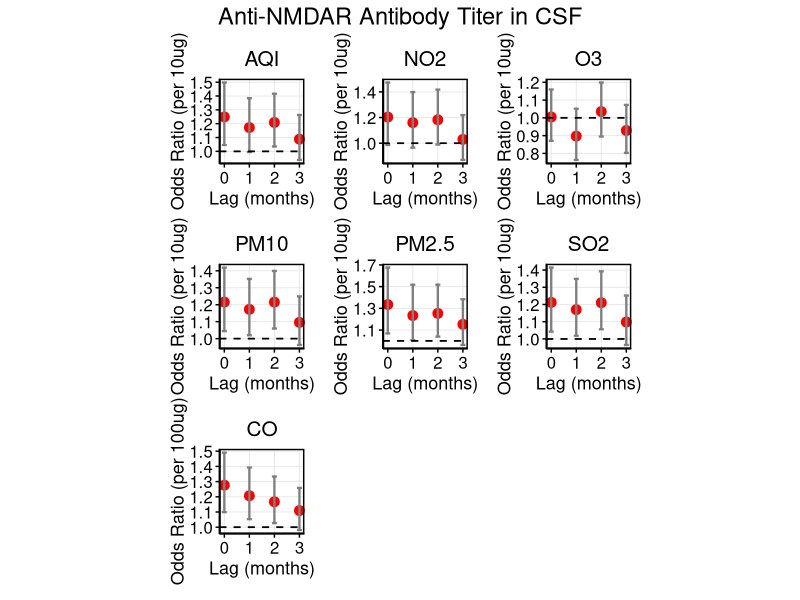
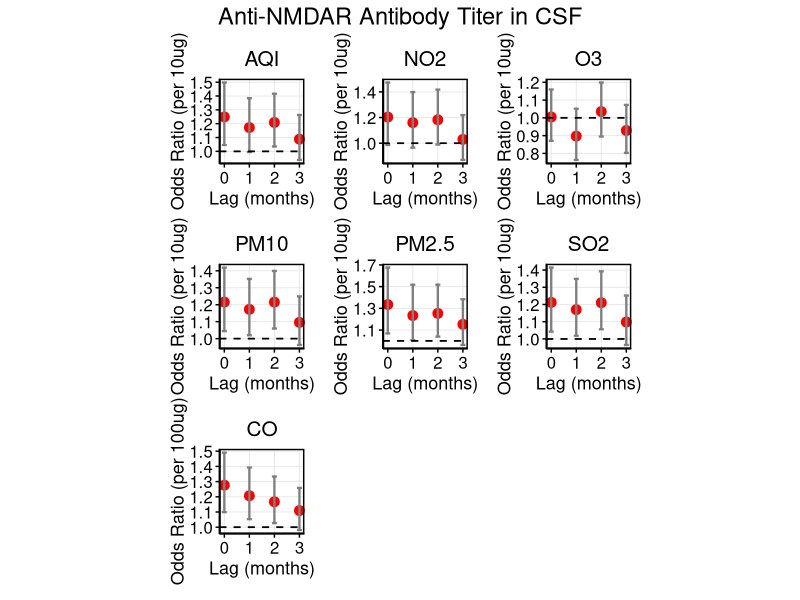

These figures' R source, in order:
setwd("/Users/shij/Documents/GitHub/NMDA_data_analysis/")
my.dat<-readxl::read_xlsx("NMDA_with_population_sex_ratio_age_portion.xlsx")
setwd("/Users/shij/Documents/GitHub/NMDA_data_analysis/251211/")

my.dat$CSFrank<-NA
for (i in 1:nrow(my.dat)) {
  if( my.dat$`anti-NMDAR antibody titer in CSF`[i]=="+" ) {
    my.dat$CSFrank[i]=1
  }else if( my.dat$`anti-NMDAR antibody titer in CSF`[i]=="1：1000" ) {
    my.dat$CSFrank[i]=3
  }else if( my.dat$`anti-NMDAR antibody titer in CSF`[i]=="1:320" ) {
    my.dat$CSFrank[i]=3
  }else if( my.dat$`anti-NMDAR antibody titer in CSF`[i]=="1:300" ) {
    my.dat$CSFrank[i]=3
  }else if( my.dat$`anti-NMDAR antibody titer in CSF`[i]=="1:100+" ) {
    my.dat$CSFrank[i]=2
  }else if( my.dat$`anti-NMDAR antibody titer in CSF`[i]=="1:100" ) {
    my.dat$CSFrank[i]=2
  }else if( my.dat$`anti-NMDAR antibody titer in CSF`[i]=="positive" ) {
    my.dat$CSFrank[i]=2
  }else if( my.dat$`anti-NMDAR antibody titer in CSF`[i]=="1:32" ) {
    my.dat$CSFrank[i]=2
  }else if( my.dat$`anti-NMDAR antibody titer in CSF`[i]=="1:30" ) {
    my.dat$CSFrank[i]=2
  }else if( my.dat$`anti-NMDAR antibody titer in CSF`[i]=="++" ) {
    my.dat$CSFrank[i]=3
  }else if( my.dat$`anti-NMDAR antibody titer in CSF`[i]=="1:10" ) {
    my.dat$CSFrank[i]=1
  }else if( my.dat$`anti-NMDAR antibody titer in CSF`[i]=="1:3.2" ) {
    my.dat$CSFrank[i]=1
  }else if( my.dat$`anti-NMDAR antibody titer in CSF`[i]=="1:1" ) {
    my.dat$CSFrank[i]=1
  }
}  

# ============================
# 1. Load Required Packages
# ============================
library(ordinal)
library(ggplot2)
library(dplyr)
library(tidyr)
library(broom)
library(patchwork)   # For combining plots

# ============================
# 2. Prepare Data: Convert CSFrank to Ordered Factor
# ============================
# Check current class
class(my.dat$CSFrank)
table(my.dat$CSFrank)  # See levels

# Convert to ordered factor
my.dat$CSFrank <- factor(my.dat$CSFrank, ordered = TRUE)

# Verify
str(my.dat$CSFrank)

# ============================
# 3. Define Pollutants and Lags
# ============================
pollutants <- c("AQI", "NO2", "O3", "CO", "PM10", "PM2.5", "SO2")  # CO is 4th
lags <- c("M0", "M1", "M2", "M3")

# Create column name patterns
pollutant_cols <- sapply(pollutants, function(p) {
  paste0(p, "_", lags)
}, simplify = FALSE)

# ============================
# 4. Fit Ordinal Regression for Each Pollutant-Lag
# ============================
results_list <- list()

for (pollutant in pollutants) {
  lag_cols <- pollutant_cols[[pollutant]]
  for (lag_col in lag_cols) {
    # Check if column has variation and not all NA
    data_col <- my.dat[[lag_col]]
    if (all(is.na(data_col)) || length(unique(data_col[!is.na(data_col)])) <= 1) {
      message("Skipping ", lag_col, " — no variation or all NA")
      next
    }
    
    # Fit model
    model <- clm(CSFrank ~ ., data = my.dat[, c("CSFrank", lag_col)], 
                 Hess = TRUE)
    
    # Extract summary
    model_summary <- tidy(model, conf.int = TRUE, exponentiate = TRUE) %>%
      filter(term == lag_col) %>%
      mutate(Pollutant = pollutant,
             Lag = gsub(".*_", "", lag_col),
             Lag_Num = as.numeric(gsub("M", "", lag_col)))
    
    results_list <- append(results_list, list(model_summary))
  }
}

# Combine all results
results_df <- bind_rows(results_list)

# ============================
# 5. Clean and Format Results
# ============================
results_df <- results_df %>%
  mutate(
    Lag = trimws(toupper(Lag)),
    Lag.Num = as.numeric(gsub("^M(\\d+)$", "\\1", Lag))
  ) %>%
  filter(!is.na(Lag.Num))

# # ============================
# # 6. Create 7 Individual Plots (One per Pollutant)
# # ============================
# # Get pollutants in desired order
# pollutants_plot <- c("AQI", "NO2", "O3", "CO", "PM10", "PM2.5", "SO2")
# 
# # Create list of individual plots
# plot_list <- lapply(pollutants_plot, function(poll) {
#   df_sub <- results_df %>% filter(Pollutant == poll)
#   
#   p <- ggplot(df_sub, aes(x = Lag.Num, y = estimate, ymin = conf.low, ymax = conf.high)) +
#     geom_point(color = "red", size = 3) +
#     geom_errorbar(width = 0.2, color = "gray50", size = 0.8) +
#     geom_hline(yintercept = 1, linetype = "dashed", color = "black", size = 0.6) +
#     labs(
#       x = "Lag (months)",
#       y = "Odds Ratio (OR)",
#       title = poll
#     ) +
#     theme_minimal() +
#     theme(
#       panel.border = element_rect(color = "black", fill = NA, size = 1),
#       panel.background = element_blank(),
#       panel.grid.major = element_line(color = "gray90", size = 0.3),
#       panel.grid.minor = element_blank(),
#       axis.line = element_line(color = "black", size = 0.5),
#       axis.ticks = element_line(color = "black", size = 0.5),
#       axis.text = element_text(size = 12, color = "black"),
#       axis.title = element_text(size = 13, color = "black"),
#       plot.title = element_text(hjust = 0.5, size = 15, color = "black"),
#       plot.margin = margin(10, 10, 10, 10),
#       axis.title.y = element_text(angle = 90, vjust = 0.5),
#       aspect.ratio = 1  # ← This is the KEY: forces square panels
#     ) +
#     scale_x_continuous(
#       breaks = c(0, 1, 2, 3), 
#       labels = c("0", "1", "2", "3"),
#       expand = expansion(add = c(0.1, 0.1))
#     )
#   
#   return(p)
# })
# 
# # ============================
# # 7. Combine All 7 Plots in a Single Row
# # ============================
# p_combined <- plot_list[[1]] + plot_list[[2]] + plot_list[[3]] + plot_list[[5]] + 
#   plot_list[[6]] + plot_list[[7]] + plot_list[[4]] +
#   plot_annotation(title = "Anti-NMDAR Antibody Titer in CSF",
#                   theme = theme(plot.title = element_text(hjust = 0.5, size = 17, color = "black")))
# 
# # Display plot
# print(p_combined)
# 
# # Optional: Save as PNG with width=12, height=15
# ggsave("NMDAR_antibody.png", p_combined, width = 12, height = 15, dpi = 300, units = "in")


# ============================
# 6. Create 7 Individual Plots (One per Pollutant)
# ============================
# Get pollutants in desired order
pollutants_plot <- c("AQI", "NO2", "O3", "CO", "PM10", "PM2.5", "SO2")

# Create list of individual plots
plot_list <- lapply(pollutants_plot, function(poll) {
  df_sub <- results_df %>% filter(Pollutant == poll)
  
  # Apply transformation based on pollutant
  if (poll == "CO") {
    df_sub <- df_sub %>%
      mutate(
        y = estimate^0.1,
        ymin = conf.low^0.1,
        ymax = conf.high^0.1
      )
    y_label <- "Odds Ratio (per 100ug)"
  } else {
    df_sub <- df_sub %>%
      mutate(
        y = estimate^10,
        ymin = conf.low^10,
        ymax = conf.high^10
      )
    y_label <- "Odds Ratio (per 10ug)"
  }
  
  p <- ggplot(df_sub, aes(x = Lag.Num, y = y, ymin = ymin, ymax = ymax)) +
    geom_point(color = "red", size = 3) +
    geom_errorbar(width = 0.2, color = "gray50", size = 0.8) +
    geom_hline(yintercept = 1, linetype = "dashed", color = "black", size = 0.6) +
    labs(
      x = "Lag (months)",
      y = y_label,  # ← Dynamically set based on pollutant
      title = poll
    ) +
    theme_minimal() +
    theme(
      panel.border = element_rect(color = "black", fill = NA, size = 1),
      panel.background = element_blank(),
      panel.grid.major = element_line(color = "gray90", size = 0.3),
      panel.grid.minor = element_blank(),
      axis.line = element_line(color = "black", size = 0.5),
      axis.ticks = element_line(color = "black", size = 0.5),
      axis.text = element_text(size = 12, color = "black"),
      axis.title = element_text(size = 13, color = "black"),
      plot.title = element_text(hjust = 0.5, size = 15, color = "black"),
      plot.margin = margin(10, 10, 10, 10),
      axis.title.y = element_text(angle = 90, vjust = 0.5),
      aspect.ratio = 1
    ) +
    scale_x_continuous(
      breaks = c(0, 1, 2, 3), 
      labels = c("0", "1", "2", "3"),
      expand = expansion(add = c(0.1, 0.1))
    )
  
  return(p)
})

# ============================
# 7. Combine All 7 Plots in a Single Row
# ============================
p_combined <- plot_list[[1]] + plot_list[[2]] + plot_list[[3]] + plot_list[[5]] + 
  plot_list[[6]] + plot_list[[7]] + plot_list[[4]] +
  plot_annotation(title = "Anti-NMDAR Antibody Titer in CSF",
                  theme = theme(plot.title = element_text(hjust = 0.5, size = 17, color = "black")))

# Display plot
print(p_combined)

# Optional: Save as PNG with width=12, height=15
ggsave("NMDAR_antibody.png", p_combined, width = 12, height = 15, dpi = 300, units = "in")


# ============================
# 7. Create Clean Results Table (Include CO, OR, 95% CI, p-value)
# ============================

# library(writexl)
# 
# # Create clean table (include CO, OR, 95% CI, p-value)
# table_df <- results_df %>%
#   select(Pollutant, Lag, estimate, conf.low, conf.high, p.value) %>%
#   mutate(
#     `Odds Ratio (OR)` = round(estimate, 4),
#     `95% CI` = paste0(round(conf.low, 4), " – ", round(conf.high, 4)),
#     `p-value` = ifelse(p.value < 0.001, 
#                        format(p.value, scientific = TRUE, digits = 2),
#                        round(p.value, 4)),
#     `Pollutant & Lag` = paste(Pollutant, Lag, sep = "_")
#   ) %>%
#   arrange(Pollutant, Lag) %>%
#   select(`Pollutant & Lag`, `Odds Ratio (OR)`, `95% CI`, `p-value`)
# 
# # Export to Excel file
# write_xlsx(table_df, "NMDAR_antibody.xlsx")

library(writexl)

# Create clean table with transformed ORs and CIs
table_df <- results_df %>%
  select(Pollutant, Lag, estimate, conf.low, conf.high, p.value) %>%
  mutate(
    # Apply transformation based on pollutant
    transformed_estimate = ifelse(Pollutant == "CO", estimate^0.1, estimate^10),
    transformed_conf.low = ifelse(Pollutant == "CO", conf.low^0.1, conf.low^10),
    transformed_conf.high = ifelse(Pollutant == "CO", conf.high^0.1, conf.high^10),
    
    # Format for display
    `Odds Ratio (OR)` = round(transformed_estimate, 4),
    `95% CI` = paste0(
      round(transformed_conf.low, 4), 
      " – ", 
      round(transformed_conf.high, 4)
    ),
    `p-value` = ifelse(p.value < 0.001, 
                       format(p.value, scientific = TRUE, digits = 2),
                       round(p.value, 4)),
    `Pollutant & Lag` = paste(Pollutant, Lag, sep = "_")
  ) %>%
  arrange(Pollutant, Lag) %>%
  select(`Pollutant & Lag`, `Odds Ratio (OR)`, `95% CI`, `p-value`)

# Export to Excel file
write_xlsx(table_df, "NMDAR_antibody.xlsx")

# Optional: Print to console for quick check
print(table_df)
